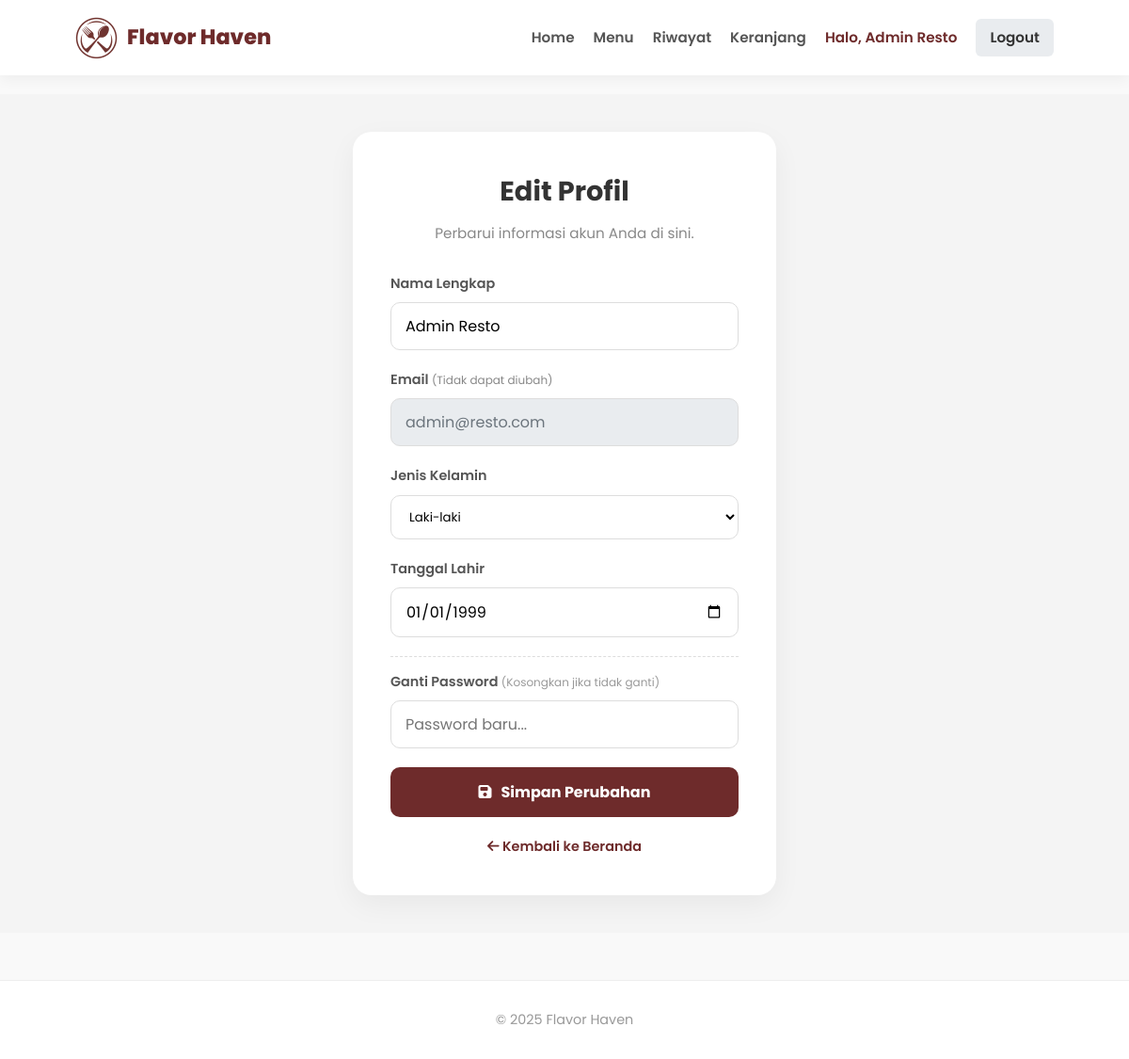
The app's page /profile.php (signed in) with its own data.
### tables this page shows
CREATE TABLE `users` (
  `userID` int(10) NOT NULL,
  `nama` varchar(50) NOT NULL,
  `email` varchar(50) NOT NULL,
  `password` varchar(50) NOT NULL,
  `gender` varchar(10) DEFAULT NULL,
  `DOB` date DEFAULT NULL,
  `role` enum('admin','pelanggan') NOT NULL DEFAULT 'pelanggan'
);

### profile.php (the view, shortened to what this page needs)
<?php
include 'koneksi.php';
$id_user = $_SESSION['userID'];
$query_user = mysqli_query($koneksi, "SELECT * FROM users WHERE userID='$id_user'");
$data = mysqli_fetch_assoc($query_user);
?>
<!DOCTYPE html>
<html lang="id">
<head>
    <link rel="stylesheet" href="css/landing.css">
    <link rel="stylesheet" href="css/login.css">
    <link rel="stylesheet" href="https://cdnjs.cloudflare.com/ajax/libs/font-awesome/6.4.0/css/all.min.css">
</head>
<body>
    <?php include 'navbar.php'; ?>
    <main class="login-page">
        <div class="login-form">
            <h2>Edit Profil</h2>
            <p>Perbarui informasi akun Anda di sini.</p>
            <form action="" method="POST">
                <div class="form-group">
                    <label>Nama Lengkap</label>
                    <input type="text" name="nama" value="<?= $data['nama']; ?>" required>
                </div>
                <div class="form-group">
                    <label>Email <small style="font-weight:normal; color:#888;">(Tidak dapat diubah)</small></label>
                    <input type="email" value="<?= $data['email']; ?>" class="input-readonly" readonly>
                </div>
                <div class="form-group">
                    <label>Jenis Kelamin</label>
                    <select name="gender" required style="width: 100%; padding: 12px 15px; border: 1px solid #ddd; border-radius: 10px; background: white;">
                        <option value="Male" <?= ($data['gender'] == 'Male') ? 'selected' : ''; ?>>Laki-laki</option>
                    </select>
                </div>
                <div class="form-group">
                    <label>Tanggal Lahir</label>
                    <input type="date" name="dob" value="<?= $data['DOB']; ?>" required>
                </div>
                <div class="form-group" style="margin-top:20px; border-top:1px dashed #ddd; padding-top:15px;">
                    <label>Ganti Password <small style="color:#999; font-weight:400;">(Kosongkan jika tidak ganti)</small></label>
                    <input type="password" name="password" placeholder="Password baru...">
                </div>
                <button type="submit" name="update_profile" class="btn-submit">
                    <i class="fas fa-save"></i> Simpan Perubahan
                </button>
                <div class="register-link">
                    <a href="index.php"><i class="fas fa-arrow-left"></i> Kembali ke Beranda</a>
                </div>
            </form>
        </div>
    </main>
    <footer style="text-align:center; padding:30px; color:#999; margin-top:50px;">
        &copy; 2025 Flavor Haven
    </footer>
</body>
</html>

### css/landing.css (style rules this page uses)
:root { --primary: #6E2B2B; --primary-dark: #4a1c1c; --accent: #FFD700; --text-dark: #333333; --text-light: #666666; --bg-light: #f9f9f9; --white: #ffffff; }
* { margin: 0; padding: 0; box-sizing: border-box; font-family: 'Poppins', sans-serif; }
body { background-color: var(--bg-light); color: var(--text-dark); line-height: 1.6; padding-top: 100px; overflow-x: hidden; }
footer { background: white; border-top: 1px solid #eee; padding: 40px; text-align: center; color: #888; font-size: 0.9rem; margin-top: 50px; }

### css/login.css (style rules this page uses)
.login-page { min-height: 80vh; display: flex; align-items: center; justify-content: center; background: #f4f4f4; padding: 40px 20px; }
.login-form { background: white; width: 100%; max-width: 450px; padding: 40px; border-radius: 20px; box-shadow: 0 10px 30px rgba(0, 0, 0, 0.05); text-align: center; }
.login-form h2 { font-size: 1.8rem; color: #333; margin-bottom: 10px; font-weight: 700; }
.login-form p { color: #888; margin-bottom: 30px; font-size: 0.95rem; }
.form-group { margin-bottom: 20px; text-align: left; }
.form-group label { display: block; margin-bottom: 8px; font-weight: 600; color: #555; font-size: 0.9rem; }
.form-group input, .form-group textarea { width: 100%; padding: 12px 15px; border: 1px solid #ddd; border-radius: 10px; font-size: 1rem; transition: 0.3s; font-family: 'Poppins', sans-serif; }
.btn-submit { width: 100%; background: #6E2B2B; color: white; padding: 14px; border: none; border-radius: 10px; font-size: 1rem; font-weight: 700; cursor: pointer; transition: 0.3s; font-family: 'Poppins', sans-serif; display: flex; justify-content: center; align-items: center; gap: 10px; }
.register-link { margin-top: 20px; font-size: 0.9rem; color: #666; }
.register-link a { color: #6E2B2B; text-decoration: none; font-weight: 600; }

### profile.php (style rules this page uses)
body { padding-top: 100px; }
.input-readonly { background-color: #e9ecef; color: #6c757d; cursor: not-allowed; border-color: #ced4da; }

### records on screen
users: nama "Admin Resto", email "admin@resto.com", gender "Laki-laki", dob "01/01/1999"

### other values on screen
$_SESSION['nama_user'] "Admin Resto"
